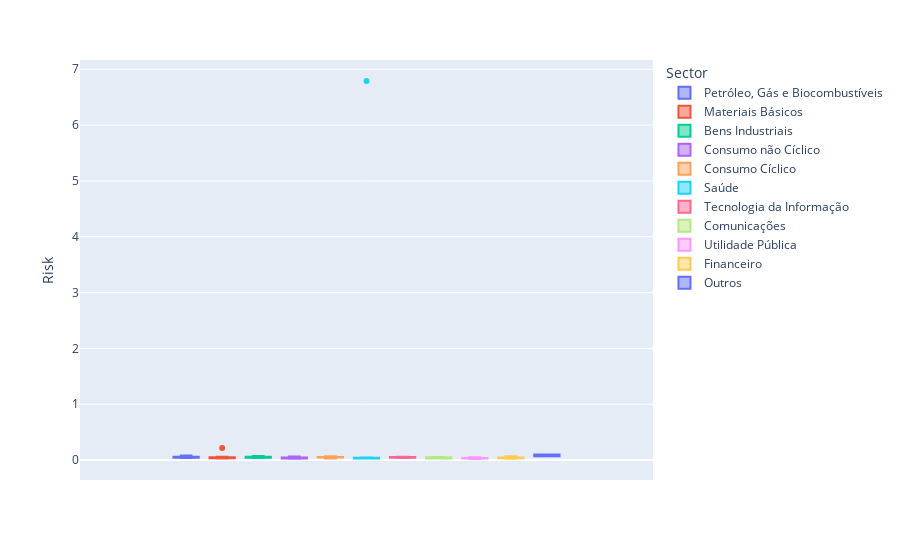

The code cell stored with this chart in its notebook:
### Code cell
#### Detecção de outliers no eixo do Risco, por Setor

px.box(df, y="Risk", color="Sector", hover_name='Stock')

### Figure 1 — Plotly figure (JSON) as saved in the notebook; plotly's stock layout.template omitted (floating-point values rounded to 4 significant figures)
{"data": [{"alignmentgroup": "True", "hovertemplate": "<b>%{hovertext}</b><br><br>Sector=Petróleo, Gás e Biocombustíveis<br>Risk=%{y}<extra></extra>", "hovertext": ["CSAN3.SA", "DMMO3.SA", "ENAT3.SA", "PETR4.SA", "PETR3.SA", "PRIO3.SA", "UGPA3.SA", "VBBR3.SA", "LUPA3.SA"], "legendgroup": "Petróleo, Gás e Biocombustíveis", "marker": {"color": "#636efa"}, "name": "Petróleo, Gás e Biocombustíveis", "notched": false, "offsetgroup": "Petróleo, Gás e Biocombustíveis", "orientation": "v", "showlegend": true, "type": "box", "x0": " ", "xaxis": "x", "y": [0.03702, 0.08217, 0.04519, 0.04507, 0.04758, 0.07158, 0.04766, 0.0393, 0.0577], "y0": " ", "yaxis": "y"}, {"alignmentgroup": "True", "hovertemplate": "<b>%{hovertext}</b><br><br>Sector=Materiais Básicos<br>Risk=%{y}<extra></extra>", "hovertext": ["BRAP4.SA", "MMXM3.SA", "VALE3.SA", "FESA4.SA", "GGBR4.SA", "GOAU4.SA", "CSNA3.SA", "USIM3.SA", "PMAM3.SA", "DEXP3.SA", "FHER3.SA", "DXCO3.SA", "KLBN4.SA", "KLBN3.SA", "SUZB3.SA", "RANI3.SA"], "legendgroup": "Materiais Básicos", "marker": {"color": "#EF553B"}, "name": "Materiais Básicos", "notched": false, "offsetgroup": "Materiais Básicos", "orientation": "v", "showlegend": true, "type": "box", "x0": " ", "xaxis": "x", "y": [0.03416, 0.2162, 0.03585, 0.03291, 0.04275, 0.0432, 0.05089, 0.04243, 0.04968, 0.06108, 0.05407, 0.04533, 0.03136, 0.03041, 0.03606, 0.05335], "y0": " ", "yaxis": "y"}, {"alignmentgroup": "True", "hovertemplate": "<b>%{hovertext}</b><br><br>Sector=Bens Industriais<br>Risk=%{y}<extra></extra>", "hovertext": ["ETER3.SA", "PTBL3.SA", "AZEV4.SA", "EMBR3.SA", "POMO4.SA", "POMO3.SA", "RAPT4.SA", "RCSL4.SA", "RCSL3.SA", "TUPY3.SA", "SHUL4.SA", "WEGE3.SA", "ROMI3.SA", "INEP4.SA", "INEP3.SA", "MILS3.SA", "TASA4.SA", "AZUL4.SA", "GOLL4.SA", "RAIL3.SA", "LOGN3.SA", "TGMA3.SA", "CCRO3.SA", "ECOR3.SA", "TPIS3.SA", "STBP3.SA", "PRNR3.SA", "VLID3.SA"], "legendgroup": "Bens Industriais", "marker": {"color": "#00cc96"}, "name": "Bens Industriais", "notched": false, "offsetgroup": "Bens Industriais", "orientation": "v", "showlegend": true, "type": "box", "x0": " ", "xaxis": "x", "y": [0.06236, 0.05295, 0.06236, 0.05149, 0.04304, 0.03981, 0.04723, 0.05586, 0.07402, 0.03678, 0.03651, 0.03703, 0.04771, 0.06985, 0.06962, 0.04987, 0.0575, 0.07376, 0.07352, 0.03864, 0.05435, 0.04529, 0.04302, 0.04586, 0.05642, 0.04641, 0.03908, 0.04841], "y0": " ", "yaxis": "y"}, {"alignmentgroup": "True", "hovertemplate": "<b>%{hovertext}</b><br><br>Sector=Consumo não Cíclico<br>Risk=%{y}<extra></extra>", "hovertext": ["AGRO3.SA", "SLCE3.SA", "SMTO3.SA", "BRFS3.SA", "JBSS3.SA", "MRFG3.SA", "BEEF3.SA", "CAML3.SA", "MDIA3.SA", "ABEV3.SA", "NTCO3.SA", "BOBR4.SA", "CRFB3.SA", "PCAR3.SA"], "legendgroup": "Consumo não Cíclico", "marker": {"color": "#ab63fa"}, "name": "Consumo não Cíclico", "notched": false, "offsetgroup": "Consumo não Cíclico", "orientation": "v", "showlegend": true, "type": "box", "x0": " ", "xaxis": "x", "y": [0.02498, 0.02662, 0.04409, 0.04039, 0.03943, 0.04437, 0.0373, 0.02479, 0.03236, 0.03034, 0.0442, 0.03333, 0.02608, 0.06596], "y0": " ", "yaxis": "y"}, {"alignmentgroup": "True", "hovertemplate": "<b>%{hovertext}</b><br><br>Sector=Consumo Cíclico<br>Risk=%{y}<extra></extra>", "hovertext": ["CYRE3.SA", "DIRR3.SA", "EVEN3.SA", "EZTC3.SA", "GFSA3.SA", "HBOR3.SA", "JHSF3.SA", "MTRE3.SA", "MDNE3.SA", "MRVE3.SA", "TCSA3.SA", "TEND3.SA", "TRIS3.SA", "VIVR3.SA", "ALPA4.SA", "GRND3.SA", "VULC3.SA", "TECN3.SA", "VIVA3.SA", "BKBR3.SA", "MEAL3.SA", "SHOW3.SA", "CVCB3.SA", "ANIM3.SA", "COGN3.SA", "SEER3.SA", "YDUQ3.SA", "RENT3.SA", "LCAM3.SA", "MOVI3.SA", "ARZZ3.SA", "CEAB3.SA", "GUAR3.SA", "LLIS3.SA", "AMAR3.SA", "LREN3.SA", "MGLU3.SA", "VIIA3.SA", "AMER3.SA", "SBFG3.SA"], "legendgroup": "Consumo Cíclico", "marker": {"color": "#FFA15A"}, "name": "Consumo Cíclico", "notched": false, "offsetgroup": "Consumo Cíclico", "orientation": "v", "showlegend": true, "type": "box", "x0": " ", "xaxis": "x", "y": [0.05232, 0.04138, 0.05492, 0.04979, 0.05344, 0.0656, 0.04836, 0.04593, 0.05945, 0.04327, 0.04902, 0.04086, 0.05336, 0.05872, 0.04295, 0.02988, 0.0393, 0.04584, 0.05656, 0.04961, 0.05795, 0.05744, 0.07092, 0.04405, 0.05392, 0.04414, 0.05076, 0.0501, 0.05315, 0.04785, 0.03976, 0.05535, 0.0528, 0.06178, 0.06459, 0.04275, 0.04583, 0.05934, 0.0521, 0.0536], "y0": " ", "yaxis": "y"}, {"alignmentgroup": "True", "hovertemplate": "<b>%{hovertext}</b><br><br>Sector=Saúde<br>Risk=%{y}<extra></extra>", "hovertext": ["AALR3.SA", "FLRY3.SA", "HAPV3.SA", "PARD3.SA", "ODPV3.SA", "QUAL3.SA", "PNVL3.SA", "HYPE3.SA", "PFRM3.SA", "RADL3.SA"], "legendgroup": "Saúde", "marker": {"color": "#19d3f3"}, "name": "Saúde", "notched": false, "offsetgroup": "Saúde", "orientation": "v", "showlegend": true, "type": "box", "x0": " ", "xaxis": "x", "y": [0.04448, 0.02986, 0.04015, 0.03854, 0.02793, 0.03786, 0.03552, 0.03361, 6.79, 0.0263], "y0": " ", "yaxis": "y"}, {"alignmentgroup": "True", "hovertemplate": "<b>%{hovertext}</b><br><br>Sector=Tecnologia da Informação<br>Risk=%{y}<extra></extra>", "hovertext": ["POSI3.SA", "LWSA3.SA", "SQIA3.SA", "TOTS3.SA"], "legendgroup": "Tecnologia da Informação", "marker": {"color": "#FF6692"}, "name": "Tecnologia da Informação", "notched": false, "offsetgroup": "Tecnologia da Informação", "orientation": "v", "showlegend": true, "type": "box", "x0": " ", "xaxis": "x", "y": [0.06044, 0.05029, 0.04054, 0.03886], "y0": " ", "yaxis": "y"}, {"alignmentgroup": "True", "hovertemplate": "<b>%{hovertext}</b><br><br>Sector=Comunicações<br>Risk=%{y}<extra></extra>", "hovertext": ["OIBR4.SA", "OIBR3.SA", "VIVT3.SA", "TIMS3.SA"], "legendgroup": "Comunicações", "marker": {"color": "#B6E880"}, "name": "Comunicações", "notched": false, "offsetgroup": "Comunicações", "orientation": "v", "showlegend": true, "type": "box", "x0": " ", "xaxis": "x", "y": [0.05409, 0.05105, 0.02714, 0.03104], "y0": " ", "yaxis": "y"}, {"alignmentgroup": "True", "hovertemplate": "<b>%{hovertext}</b><br><br>Sector=Utilidade Pública<br>Risk=%{y}<extra></extra>", "hovertext": ["CMIG4.SA", "CMIG3.SA", "CPLE3.SA", "CPFE3.SA", "ELET3.SA", "ENBR3.SA", "ENEV3.SA", "EGIE3.SA", "EQTL3.SA", "LIGT3.SA", "NEOE3.SA", "TRPL4.SA", "CSMG3.SA", "SBSP3.SA", "SAPR4.SA", "SAPR3.SA"], "legendgroup": "Utilidade Pública", "marker": {"color": "#FF97FF"}, "name": "Utilidade Pública", "notched": false, "offsetgroup": "Utilidade Pública", "orientation": "v", "showlegend": true, "type": "box", "x0": " ", "xaxis": "x", "y": [0.03704, 0.03904, 0.03331, 0.02848, 0.04837, 0.02595, 0.03237, 0.02353, 0.0285, 0.04915, 0.03111, 0.01945, 0.0347, 0.03891, 0.03327, 0.03816], "y0": " ", "yaxis": "y"}, {"alignmentgroup": "True", "hovertemplate": "<b>%{hovertext}</b><br><br>Sector=Financeiro<br>Risk=%{y}<extra></extra>", "hovertext": ["ABCB4.SA", "BMGB4.SA", "BPAN4.SA", "BBDC4.SA", "BBDC3.SA", "BBAS3.SA", "ITSA4.SA", "ITSA3.SA", "ITUB4.SA", "ITUB3.SA", "PINE4.SA", "B3SA3.SA", "CIEL3.SA", "CARD3.SA", "BBSE3.SA", "PSSA3.SA", "IRBR3.SA", "WIZS3.SA", "ALSO3.SA", "BRML3.SA", "BRPR3.SA", "IGTI3.SA", "LOGG3.SA", "MULT3.SA", "SYNE3.SA", "BBRK3.SA", "LPSB3.SA"], "legendgroup": "Financeiro", "marker": {"color": "#FECB52"}, "name": "Financeiro", "notched": false, "offsetgroup": "Financeiro", "orientation": "v", "showlegend": true, "type": "box", "x0": " ", "xaxis": "x", "y": [0.03211, 0.03838, 0.05783, 0.03874, 0.03713, 0.04084, 0.0292, 0.02183, 0.03189, 0.02804, 0.04866, 0.03652, 0.04896, 0.03459, 0.02718, 0.02537, 0.0681, 0.04123, 0.04881, 0.04597, 0.03468, 0.04424, 0.04517, 0.04459, 0.04094, 0.0607, 0.06089], "y0": " ", "yaxis": "y"}, {"alignmentgroup": "True", "hovertemplate": "<b>%{hovertext}</b><br><br>Sector=Outros<br>Risk=%{y}<extra></extra>", "hovertext": ["BLUT4.SA", "BLUT3.SA"], "legendgroup": "Outros", "marker": {"color": "#636efa"}, "name": "Outros", "notched": false, "offsetgroup": "Outros", "orientation": "v", "showlegend": true, "type": "box", "x0": " ", "xaxis": "x", "y": [0.06868, 0.09816], "y0": " ", "yaxis": "y"}], "layout": {"boxmode": "group", "legend": {"title": {"text": "Sector"}, "tracegroupgap": 0}, "margin": {"t": 60}, "xaxis": {"anchor": "y", "domain": [0, 1]}, "yaxis": {"anchor": "x", "domain": [0, 1], "title": {"text": "Risk"}}}}
